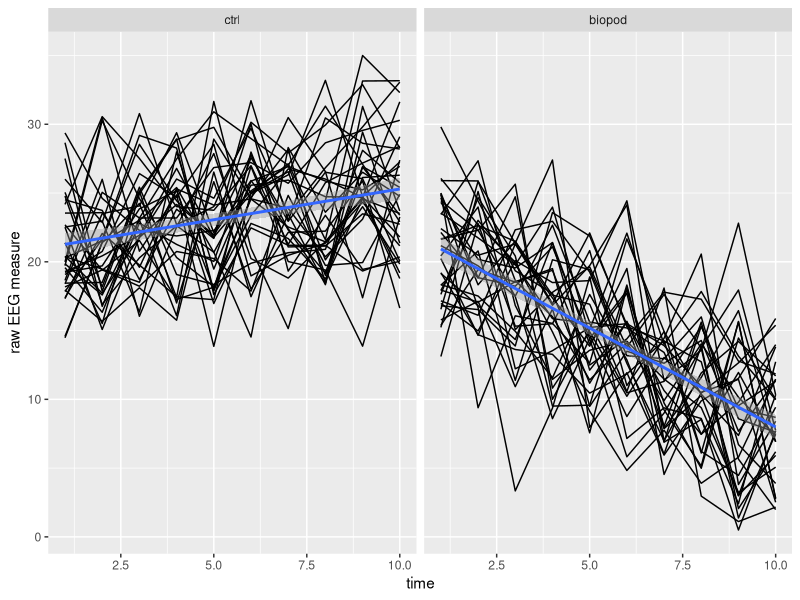
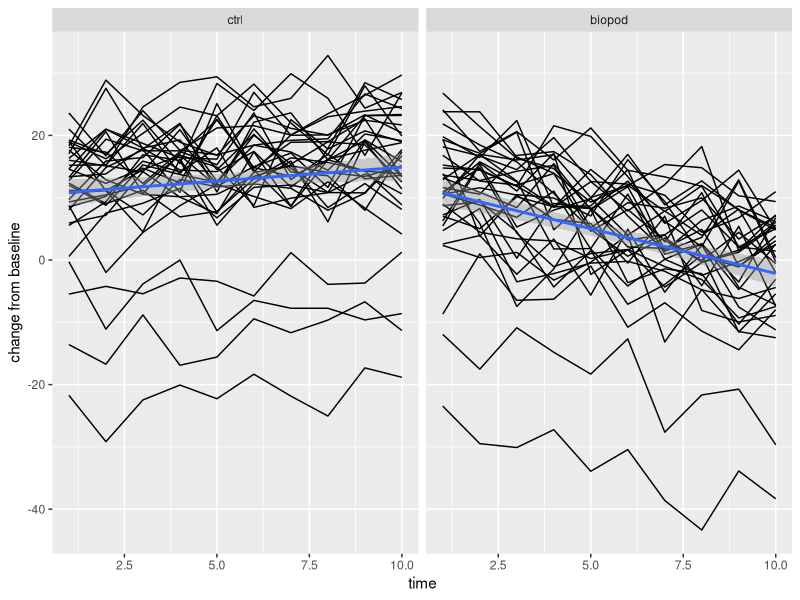

These charts were generated, in order, by the following R code:
## ---- chunk 1
knitr::opts_chunk$set(echo = TRUE)
## ---- chunk 2
# simulate data
# simulate data
n <- 33
id <- 1:n
trt <- c("ctrl", "biopod")
time <- 1:10
d <- expand.grid(id = id, time = time, trt = trt)
d <- d[order(d$id, d$trt, d$time),]
rownames(d) <- NULL

# generate baseline values
set.seed(1)
ctrl_b <- rexp(n, rate = 0.1)
biopod_b <- rexp(n, rate = 0.1)
d$baseline <- ifelse(d$trt == "ctrl", ctrl_b[d$id], biopod_b[d$id])

# subject random effects
z <- rnorm(n, mean = 0, sd = 1.3)

# generate outcome values
d$eeg <- (0.5 + z[d$id]) + d$time * 0.3 + (d$trt == "biopod") * 0.4 +
  d$time * (d$trt == "biopod") * -1.3 +
  rnorm(nrow(d), mean = 0, sd = 3)

# rescale eeg values to be from 0.5 to 35
d$eeg <- scales::rescale(d$eeg, to = c(0.5, 35))

# calculate change scores
d$eeg_change <- d$eeg - d$baseline
## ---- chunk 3
head(d, n = 12)
## ---- chunk 4
library(ggplot2)
ggplot(d) +
  aes(x = time, y = eeg, group = id) +
  geom_line() +
  geom_smooth(mapping = aes(group = 1), method = "lm") +
  facet_wrap(~trt) +
  labs(y = "raw EEG measure")
## ---- chunk 5
ggplot(d) +
  aes(x = time, y = eeg_change, group = id) +
  geom_line() +
  geom_smooth(mapping = aes(group = 1), method = "lm") +
  facet_wrap(~trt) +
  labs(y = "change from baseline")
## ---- chunk 6
# repeated measures 2-way ANOVA with an interaction
library(lmerTest)
m <- lmer(eeg ~ baseline + time + trt + time:trt + (1|id), data = d)
summary(m, corr = F)
anova(m)
## ---- chunk 7
library(emmeans)
emtrends(m, specs = "trt", var = "time")
## ---- chunk 8
emtrends(m, specs = "trt", var = "time") |> 
  pairs(reverse = TRUE)
## ---- chunk 9
emmeans(m, specs = ~ trt|time, at = list(time = 1:10)) |> 
  pairs()
## ---- chunk 10
# repeated measures 2-way ANOVA with an interaction;
# the outcome is change from baseline!
m2 <- lmer(eeg_change ~ time + trt + time:trt + (1|id), data = d)
summary(m2, corr = F)
anova(m2)
## ---- chunk 11
emtrends(m2, specs = "trt", var = "time")
## ---- chunk 12
emtrends(m2, specs = "trt", var = "time") |> 
  pairs(reverse = TRUE)
## ---- chunk 13
emmeans(m2, specs = ~ trt|time, at = list(time = 1:10)) |> 
  pairs()
